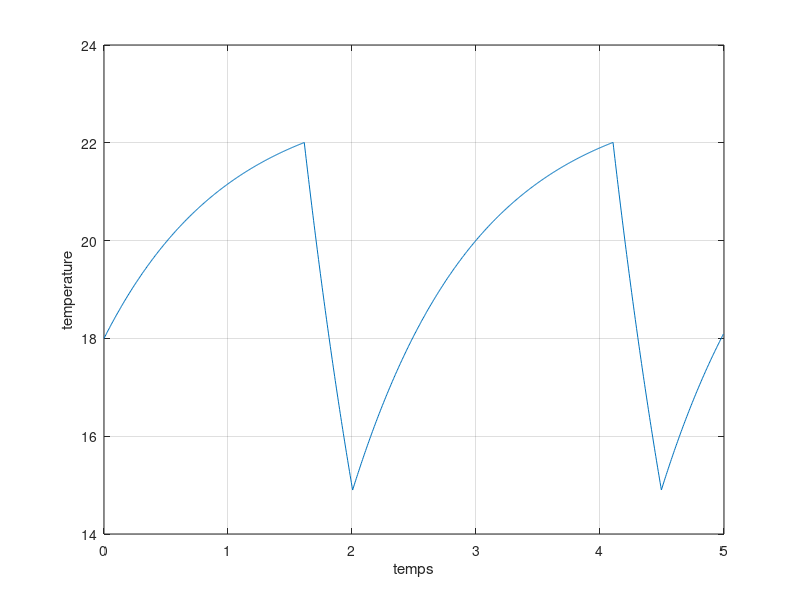

Write the MATLAB code that produced this figure.
% Test chauffage
close all
clear all
Ts=0.005;                % Pas de temps
T0=18;                  % Temperature initiale
Tlim=22;              % Température à ne pas dépasser en maxi
Tmini = 15;             % Température à ne pas dépasser en mini
tsim=5;                % Temps de simulation
%
t = 0:Ts:tsim-Ts;
in=(Tlim+1)*ones(tsim/Ts,1);  % Entree positive
X=zeros(tsim/Ts,1);           % Vecteur d'état
Y=zeros(tsim/Ts,1);           % Vecteur de sortie
X(1)=T0;                      % Etat initial (pris comme la sortie initiale)

%%

for k=1:tsim/Ts
   if T0<=Tlim                % Système avec entrée (température non atteinte)
       A=-1;B=1;C=1;D=0;       % Représentation d'état (continue)
       sys1=ss(A,B,C,D);
       sys1=c2d(sys1,Ts);      % Passage en discret
       X(k+1)=sys1.A*X(k)+sys1.B*in(k); 
       Y(k)=sys1.C*X(k)+sys1.D*in(k);
       T0=Y(k);
   else
       A=-1;B=0;C=1;D=0;        % Système sans entrée (switch si T>Tlim)
       sys2=ss(A,B,C,D);
       sys2=c2d(sys2,Ts);
       X(k+1)=sys2.A*X(k)+sys2.B*in(k);
       Y(k)=sys2.C*X(k)+sys2.D*in(k);
       if Y(k) <= Tmini
            T0=Y(k);
       end
   end
end

%%

figure
plot(t',Y)
grid on
xlabel('temps')
ylabel('temperature')